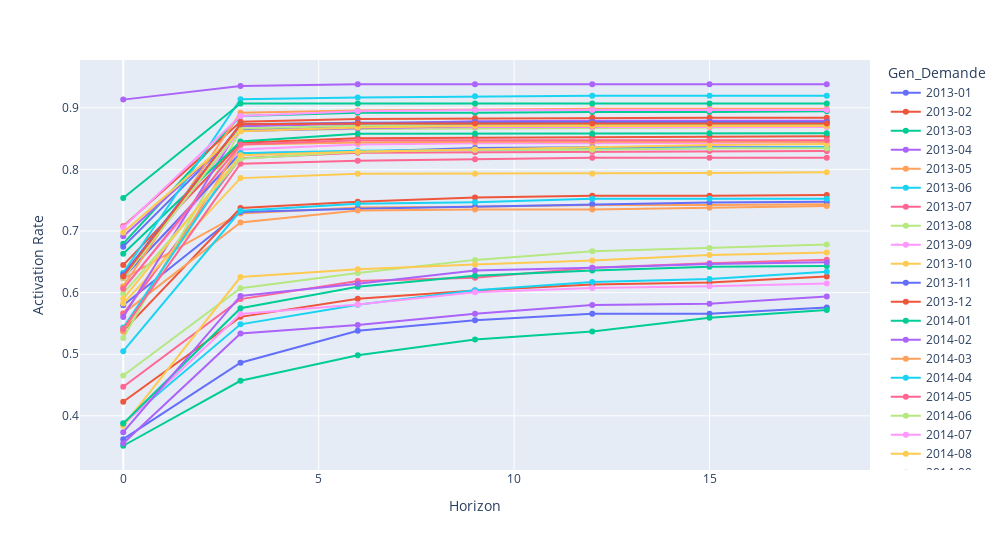

The notebook cell saved with this chart:
### Markdown cell above
### Par génération

### Code cell
plot_gen_horizon(df, gen="Gen_Demande", horizon="Horizon_Activ", x_axis="g")

### Figure 1 — Plotly figure (JSON) as saved in the notebook; plotly's stock layout.template omitted (floating-point values rounded to 4 significant figures)
{"data": [{"hovertemplate": "Gen_Demande=2013-01<br>Horizon=%{x}<br>Activation Rate=%{y}<extra></extra>", "legendgroup": "2013-01", "line": {"color": "#636efa", "dash": "solid"}, "marker": {"symbol": "circle"}, "mode": "lines+markers", "name": "2013-01", "orientation": "v", "showlegend": true, "type": "scatter", "x": [0, 3, 6, 9, 12, 15, 18], "xaxis": "x", "y": [0.3621, 0.4862, 0.5379, 0.5552, 0.5655, 0.5655, 0.5759], "yaxis": "y"}, {"hovertemplate": "Gen_Demande=2013-02<br>Horizon=%{x}<br>Activation Rate=%{y}<extra></extra>", "legendgroup": "2013-02", "line": {"color": "#EF553B", "dash": "solid"}, "marker": {"symbol": "circle"}, "mode": "lines+markers", "name": "2013-02", "orientation": "v", "showlegend": true, "type": "scatter", "x": [0, 3, 6, 9, 12, 15, 18], "xaxis": "x", "y": [0.423, 0.5607, 0.5902, 0.6033, 0.6131, 0.6164, 0.6262], "yaxis": "y"}, {"hovertemplate": "Gen_Demande=2013-03<br>Horizon=%{x}<br>Activation Rate=%{y}<extra></extra>", "legendgroup": "2013-03", "line": {"color": "#00cc96", "dash": "solid"}, "marker": {"symbol": "circle"}, "mode": "lines+markers", "name": "2013-03", "orientation": "v", "showlegend": true, "type": "scatter", "x": [0, 3, 6, 9, 12, 15, 18], "xaxis": "x", "y": [0.3514, 0.4569, 0.4984, 0.524, 0.5367, 0.5591, 0.5719], "yaxis": "y"}, {"hovertemplate": "Gen_Demande=2013-04<br>Horizon=%{x}<br>Activation Rate=%{y}<extra></extra>", "legendgroup": "2013-04", "line": {"color": "#ab63fa", "dash": "solid"}, "marker": {"symbol": "circle"}, "mode": "lines+markers", "name": "2013-04", "orientation": "v", "showlegend": true, "type": "scatter", "x": [0, 3, 6, 9, 12, 15, 18], "xaxis": "x", "y": [0.3557, 0.5335, 0.5473, 0.5658, 0.5797, 0.582, 0.5935], "yaxis": "y"}, {"hovertemplate": "Gen_Demande=2013-05<br>Horizon=%{x}<br>Activation Rate=%{y}<extra></extra>", "legendgroup": "2013-05", "line": {"color": "#FFA15A", "dash": "solid"}, "marker": {"symbol": "circle"}, "mode": "lines+markers", "name": "2013-05", "orientation": "v", "showlegend": true, "type": "scatter", "x": [0, 3, 6, 9, 12, 15, 18], "xaxis": "x", "y": [0.6228, 0.7284, 0.738, 0.7394, 0.7421, 0.7421, 0.7435], "yaxis": "y"}, {"hovertemplate": "Gen_Demande=2013-06<br>Horizon=%{x}<br>Activation Rate=%{y}<extra></extra>", "legendgroup": "2013-06", "line": {"color": "#19d3f3", "dash": "solid"}, "marker": {"symbol": "circle"}, "mode": "lines+markers", "name": "2013-06", "orientation": "v", "showlegend": true, "type": "scatter", "x": [0, 3, 6, 9, 12, 15, 18], "xaxis": "x", "y": [0.388, 0.5485, 0.5803, 0.6037, 0.6171, 0.6221, 0.6338], "yaxis": "y"}, {"hovertemplate": "Gen_Demande=2013-07<br>Horizon=%{x}<br>Activation Rate=%{y}<extra></extra>", "legendgroup": "2013-07", "line": {"color": "#FF6692", "dash": "solid"}, "marker": {"symbol": "circle"}, "mode": "lines+markers", "name": "2013-07", "orientation": "v", "showlegend": true, "type": "scatter", "x": [0, 3, 6, 9, 12, 15, 18], "xaxis": "x", "y": [0.4471, 0.5894, 0.6186, 0.6241, 0.6405, 0.6478, 0.6533], "yaxis": "y"}, {"hovertemplate": "Gen_Demande=2013-08<br>Horizon=%{x}<br>Activation Rate=%{y}<extra></extra>", "legendgroup": "2013-08", "line": {"color": "#B6E880", "dash": "solid"}, "marker": {"symbol": "circle"}, "mode": "lines+markers", "name": "2013-08", "orientation": "v", "showlegend": true, "type": "scatter", "x": [0, 3, 6, 9, 12, 15, 18], "xaxis": "x", "y": [0.4655, 0.6071, 0.6319, 0.6531, 0.6673, 0.6726, 0.6779], "yaxis": "y"}, {"hovertemplate": "Gen_Demande=2013-09<br>Horizon=%{x}<br>Activation Rate=%{y}<extra></extra>", "legendgroup": "2013-09", "line": {"color": "#FF97FF", "dash": "solid"}, "marker": {"symbol": "circle"}, "mode": "lines+markers", "name": "2013-09", "orientation": "v", "showlegend": true, "type": "scatter", "x": [0, 3, 6, 9, 12, 15, 18], "xaxis": "x", "y": [0.3854, 0.5654, 0.5809, 0.6006, 0.6076, 0.6104, 0.6146], "yaxis": "y"}, {"hovertemplate": "Gen_Demande=2013-10<br>Horizon=%{x}<br>Activation Rate=%{y}<extra></extra>", "legendgroup": "2013-10", "line": {"color": "#FECB52", "dash": "solid"}, "marker": {"symbol": "circle"}, "mode": "lines+markers", "name": "2013-10", "orientation": "v", "showlegend": true, "type": "scatter", "x": [0, 3, 6, 9, 12, 15, 18], "xaxis": "x", "y": [0.3838, 0.6252, 0.638, 0.6457, 0.6521, 0.6611, 0.665], "yaxis": "y"}, {"hovertemplate": "Gen_Demande=2013-11<br>Horizon=%{x}<br>Activation Rate=%{y}<extra></extra>", "legendgroup": "2013-11", "line": {"color": "#636efa", "dash": "solid"}, "marker": {"symbol": "circle"}, "mode": "lines+markers", "name": "2013-11", "orientation": "v", "showlegend": true, "type": "scatter", "x": [0, 3, 6, 9, 12, 15, 18], "xaxis": "x", "y": [0.5795, 0.7307, 0.7362, 0.7395, 0.7439, 0.7461, 0.7472], "yaxis": "y"}, {"hovertemplate": "Gen_Demande=2013-12<br>Horizon=%{x}<br>Activation Rate=%{y}<extra></extra>", "legendgroup": "2013-12", "line": {"color": "#EF553B", "dash": "solid"}, "marker": {"symbol": "circle"}, "mode": "lines+markers", "name": "2013-12", "orientation": "v", "showlegend": true, "type": "scatter", "x": [0, 3, 6, 9, 12, 15, 18], "xaxis": "x", "y": [0.5379, 0.7372, 0.7474, 0.7543, 0.757, 0.757, 0.7584], "yaxis": "y"}, {"hovertemplate": "Gen_Demande=2014-01<br>Horizon=%{x}<br>Activation Rate=%{y}<extra></extra>", "legendgroup": "2014-01", "line": {"color": "#00cc96", "dash": "solid"}, "marker": {"symbol": "circle"}, "mode": "lines+markers", "name": "2014-01", "orientation": "v", "showlegend": true, "type": "scatter", "x": [0, 3, 6, 9, 12, 15, 18], "xaxis": "x", "y": [0.3874, 0.5746, 0.6096, 0.6272, 0.636, 0.6418, 0.6433], "yaxis": "y"}, {"hovertemplate": "Gen_Demande=2014-02<br>Horizon=%{x}<br>Activation Rate=%{y}<extra></extra>", "legendgroup": "2014-02", "line": {"color": "#ab63fa", "dash": "solid"}, "marker": {"symbol": "circle"}, "mode": "lines+markers", "name": "2014-02", "orientation": "v", "showlegend": true, "type": "scatter", "x": [0, 3, 6, 9, 12, 15, 18], "xaxis": "x", "y": [0.3735, 0.5945, 0.6143, 0.6357, 0.6402, 0.6463, 0.6494], "yaxis": "y"}, {"hovertemplate": "Gen_Demande=2014-03<br>Horizon=%{x}<br>Activation Rate=%{y}<extra></extra>", "legendgroup": "2014-03", "line": {"color": "#FFA15A", "dash": "solid"}, "marker": {"symbol": "circle"}, "mode": "lines+markers", "name": "2014-03", "orientation": "v", "showlegend": true, "type": "scatter", "x": [0, 3, 6, 9, 12, 15, 18], "xaxis": "x", "y": [0.5663, 0.7139, 0.7332, 0.7347, 0.7347, 0.7377, 0.7407], "yaxis": "y"}, {"hovertemplate": "Gen_Demande=2014-04<br>Horizon=%{x}<br>Activation Rate=%{y}<extra></extra>", "legendgroup": "2014-04", "line": {"color": "#19d3f3", "dash": "solid"}, "marker": {"symbol": "circle"}, "mode": "lines+markers", "name": "2014-04", "orientation": "v", "showlegend": true, "type": "scatter", "x": [0, 3, 6, 9, 12, 15, 18], "xaxis": "x", "y": [0.505, 0.7327, 0.744, 0.7468, 0.7525, 0.7525, 0.7525], "yaxis": "y"}, {"hovertemplate": "Gen_Demande=2014-05<br>Horizon=%{x}<br>Activation Rate=%{y}<extra></extra>", "legendgroup": "2014-05", "line": {"color": "#FF6692", "dash": "solid"}, "marker": {"symbol": "circle"}, "mode": "lines+markers", "name": "2014-05", "orientation": "v", "showlegend": true, "type": "scatter", "x": [0, 3, 6, 9, 12, 15, 18], "xaxis": "x", "y": [0.5656, 0.818, 0.8268, 0.8278, 0.8288, 0.8297, 0.8297], "yaxis": "y"}, {"hovertemplate": "Gen_Demande=2014-06<br>Horizon=%{x}<br>Activation Rate=%{y}<extra></extra>", "legendgroup": "2014-06", "line": {"color": "#B6E880", "dash": "solid"}, "marker": {"symbol": "circle"}, "mode": "lines+markers", "name": "2014-06", "orientation": "v", "showlegend": true, "type": "scatter", "x": [0, 3, 6, 9, 12, 15, 18], "xaxis": "x", "y": [0.5262, 0.8626, 0.8656, 0.8667, 0.8667, 0.8677, 0.8687], "yaxis": "y"}, {"hovertemplate": "Gen_Demande=2014-07<br>Horizon=%{x}<br>Activation Rate=%{y}<extra></extra>", "legendgroup": "2014-07", "line": {"color": "#FF97FF", "dash": "solid"}, "marker": {"symbol": "circle"}, "mode": "lines+markers", "name": "2014-07", "orientation": "v", "showlegend": true, "type": "scatter", "x": [0, 3, 6, 9, 12, 15, 18], "xaxis": "x", "y": [0.6071, 0.8324, 0.8402, 0.8424, 0.8424, 0.8435, 0.8435], "yaxis": "y"}, {"hovertemplate": "Gen_Demande=2014-08<br>Horizon=%{x}<br>Activation Rate=%{y}<extra></extra>", "legendgroup": "2014-08", "line": {"color": "#FECB52", "dash": "solid"}, "marker": {"symbol": "circle"}, "mode": "lines+markers", "name": "2014-08", "orientation": "v", "showlegend": true, "type": "scatter", "x": [0, 3, 6, 9, 12, 15, 18], "xaxis": "x", "y": [0.5822, 0.7858, 0.7929, 0.7929, 0.7929, 0.7941, 0.7953], "yaxis": "y"}, {"hovertemplate": "Gen_Demande=2014-09<br>Horizon=%{x}<br>Activation Rate=%{y}<extra></extra>", "legendgroup": "2014-09", "line": {"color": "#636efa", "dash": "solid"}, "marker": {"symbol": "circle"}, "mode": "lines+markers", "name": "2014-09", "orientation": "v", "showlegend": true, "type": "scatter", "x": [0, 3, 6, 9, 12, 15, 18], "xaxis": "x", "y": [0.6245, 0.8262, 0.8287, 0.8348, 0.836, 0.836, 0.836], "yaxis": "y"}, {"hovertemplate": "Gen_Demande=2014-10<br>Horizon=%{x}<br>Activation Rate=%{y}<extra></extra>", "legendgroup": "2014-10", "line": {"color": "#EF553B", "dash": "solid"}, "marker": {"symbol": "circle"}, "mode": "lines+markers", "name": "2014-10", "orientation": "v", "showlegend": true, "type": "scatter", "x": [0, 3, 6, 9, 12, 15, 18], "xaxis": "x", "y": [0.6446, 0.8431, 0.8506, 0.8517, 0.8527, 0.8538, 0.8538], "yaxis": "y"}, {"hovertemplate": "Gen_Demande=2014-11<br>Horizon=%{x}<br>Activation Rate=%{y}<extra></extra>", "legendgroup": "2014-11", "line": {"color": "#00cc96", "dash": "solid"}, "marker": {"symbol": "circle"}, "mode": "lines+markers", "name": "2014-11", "orientation": "v", "showlegend": true, "type": "scatter", "x": [0, 3, 6, 9, 12, 15, 18], "xaxis": "x", "y": [0.6794, 0.8865, 0.8918, 0.8918, 0.8931, 0.8931, 0.8945], "yaxis": "y"}, {"hovertemplate": "Gen_Demande=2014-12<br>Horizon=%{x}<br>Activation Rate=%{y}<extra></extra>", "legendgroup": "2014-12", "line": {"color": "#ab63fa", "dash": "solid"}, "marker": {"symbol": "circle"}, "mode": "lines+markers", "name": "2014-12", "orientation": "v", "showlegend": true, "type": "scatter", "x": [0, 3, 6, 9, 12, 15, 18], "xaxis": "x", "y": [0.5603, 0.8701, 0.874, 0.8779, 0.8789, 0.8789, 0.8789], "yaxis": "y"}, {"hovertemplate": "Gen_Demande=2015-01<br>Horizon=%{x}<br>Activation Rate=%{y}<extra></extra>", "legendgroup": "2015-01", "line": {"color": "#FFA15A", "dash": "solid"}, "marker": {"symbol": "circle"}, "mode": "lines+markers", "name": "2015-01", "orientation": "v", "showlegend": true, "type": "scatter", "x": [0, 3, 6, 9, 12, 15, 18], "xaxis": "x", "y": [0.5365, 0.8405, 0.8435, 0.845, 0.845, 0.845, 0.845], "yaxis": "y"}, {"hovertemplate": "Gen_Demande=2015-02<br>Horizon=%{x}<br>Activation Rate=%{y}<extra></extra>", "legendgroup": "2015-02", "line": {"color": "#19d3f3", "dash": "solid"}, "marker": {"symbol": "circle"}, "mode": "lines+markers", "name": "2015-02", "orientation": "v", "showlegend": true, "type": "scatter", "x": [0, 3, 6, 9, 12, 15, 18], "xaxis": "x", "y": [0.5434, 0.8262, 0.8303, 0.8317, 0.8331, 0.8345, 0.8359], "yaxis": "y"}, {"hovertemplate": "Gen_Demande=2015-03<br>Horizon=%{x}<br>Activation Rate=%{y}<extra></extra>", "legendgroup": "2015-03", "line": {"color": "#FF6692", "dash": "solid"}, "marker": {"symbol": "circle"}, "mode": "lines+markers", "name": "2015-03", "orientation": "v", "showlegend": true, "type": "scatter", "x": [0, 3, 6, 9, 12, 15, 18], "xaxis": "x", "y": [0.541, 0.8091, 0.814, 0.8164, 0.8188, 0.8188, 0.8188], "yaxis": "y"}, {"hovertemplate": "Gen_Demande=2015-04<br>Horizon=%{x}<br>Activation Rate=%{y}<extra></extra>", "legendgroup": "2015-04", "line": {"color": "#B6E880", "dash": "solid"}, "marker": {"symbol": "circle"}, "mode": "lines+markers", "name": "2015-04", "orientation": "v", "showlegend": true, "type": "scatter", "x": [0, 3, 6, 9, 12, 15, 18], "xaxis": "x", "y": [0.5987, 0.8173, 0.8285, 0.8318, 0.8318, 0.8341, 0.8341], "yaxis": "y"}, {"hovertemplate": "Gen_Demande=2015-05<br>Horizon=%{x}<br>Activation Rate=%{y}<extra></extra>", "legendgroup": "2015-05", "line": {"color": "#FF97FF", "dash": "solid"}, "marker": {"symbol": "circle"}, "mode": "lines+markers", "name": "2015-05", "orientation": "v", "showlegend": true, "type": "scatter", "x": [0, 3, 6, 9, 12, 15, 18], "xaxis": "x", "y": [0.6247, 0.8632, 0.8671, 0.8686, 0.8686, 0.8686, 0.8686], "yaxis": "y"}, {"hovertemplate": "Gen_Demande=2015-06<br>Horizon=%{x}<br>Activation Rate=%{y}<extra></extra>", "legendgroup": "2015-06", "line": {"color": "#FECB52", "dash": "solid"}, "marker": {"symbol": "circle"}, "mode": "lines+markers", "name": "2015-06", "orientation": "v", "showlegend": true, "type": "scatter", "x": [0, 3, 6, 9, 12, 15, 18], "xaxis": "x", "y": [0.5898, 0.823, 0.8285, 0.8321, 0.8348, 0.8394, 0.8412], "yaxis": "y"}, {"hovertemplate": "Gen_Demande=2015-07<br>Horizon=%{x}<br>Activation Rate=%{y}<extra></extra>", "legendgroup": "2015-07", "line": {"color": "#636efa", "dash": "solid"}, "marker": {"symbol": "circle"}, "mode": "lines+markers", "name": "2015-07", "orientation": "v", "showlegend": true, "type": "scatter", "x": [0, 3, 6, 9, 12, 15, 18], "xaxis": "x", "y": [0.6746, 0.8649, 0.8708, 0.8728, 0.8738, 0.8748, 0.8748], "yaxis": "y"}, {"hovertemplate": "Gen_Demande=2015-08<br>Horizon=%{x}<br>Activation Rate=%{y}<extra></extra>", "legendgroup": "2015-08", "line": {"color": "#EF553B", "dash": "solid"}, "marker": {"symbol": "circle"}, "mode": "lines+markers", "name": "2015-08", "orientation": "v", "showlegend": true, "type": "scatter", "x": [0, 3, 6, 9, 12, 15, 18], "xaxis": "x", "y": [0.7076, 0.8773, 0.8817, 0.8828, 0.8839, 0.8839, 0.8839], "yaxis": "y"}, {"hovertemplate": "Gen_Demande=2015-09<br>Horizon=%{x}<br>Activation Rate=%{y}<extra></extra>", "legendgroup": "2015-09", "line": {"color": "#00cc96", "dash": "solid"}, "marker": {"symbol": "circle"}, "mode": "lines+markers", "name": "2015-09", "orientation": "v", "showlegend": true, "type": "scatter", "x": [0, 3, 6, 9, 12, 15, 18], "xaxis": "x", "y": [0.6629, 0.8454, 0.8577, 0.8577, 0.8577, 0.8588, 0.8588], "yaxis": "y"}, {"hovertemplate": "Gen_Demande=2015-10<br>Horizon=%{x}<br>Activation Rate=%{y}<extra></extra>", "legendgroup": "2015-10", "line": {"color": "#ab63fa", "dash": "solid"}, "marker": {"symbol": "circle"}, "mode": "lines+markers", "name": "2015-10", "orientation": "v", "showlegend": true, "type": "scatter", "x": [0, 3, 6, 9, 12, 15, 18], "xaxis": "x", "y": [0.6915, 0.8624, 0.8668, 0.8701, 0.8701, 0.8724, 0.8724], "yaxis": "y"}, {"hovertemplate": "Gen_Demande=2015-11<br>Horizon=%{x}<br>Activation Rate=%{y}<extra></extra>", "legendgroup": "2015-11", "line": {"color": "#FFA15A", "dash": "solid"}, "marker": {"symbol": "circle"}, "mode": "lines+markers", "name": "2015-11", "orientation": "v", "showlegend": true, "type": "scatter", "x": [0, 3, 6, 9, 12, 15, 18], "xaxis": "x", "y": [0.6104, 0.8919, 0.8955, 0.8974, 0.8983, 0.8983, 0.8983], "yaxis": "y"}, {"hovertemplate": "Gen_Demande=2015-12<br>Horizon=%{x}<br>Activation Rate=%{y}<extra></extra>", "legendgroup": "2015-12", "line": {"color": "#19d3f3", "dash": "solid"}, "marker": {"symbol": "circle"}, "mode": "lines+markers", "name": "2015-12", "orientation": "v", "showlegend": true, "type": "scatter", "x": [0, 3, 6, 9, 12, 15, 18], "xaxis": "x", "y": [0.6322, 0.9137, 0.9168, 0.9185, 0.9194, 0.9194, 0.9194], "yaxis": "y"}, {"hovertemplate": "Gen_Demande=2016-01<br>Horizon=%{x}<br>Activation Rate=%{y}<extra></extra>", "legendgroup": "2016-01", "line": {"color": "#FF6692", "dash": "solid"}, "marker": {"symbol": "circle"}, "mode": "lines+markers", "name": "2016-01", "orientation": "v", "showlegend": true, "type": "scatter", "x": [0, 3, 6, 9, 12, 15, 18], "xaxis": "x", "y": [0.6062, 0.8405, 0.8471, 0.8471, 0.8471, 0.8471, 0.8471], "yaxis": "y"}, {"hovertemplate": "Gen_Demande=2016-02<br>Horizon=%{x}<br>Activation Rate=%{y}<extra></extra>", "legendgroup": "2016-02", "line": {"color": "#B6E880", "dash": "solid"}, "marker": {"symbol": "circle"}, "mode": "lines+markers", "name": "2016-02", "orientation": "v", "showlegend": true, "type": "scatter", "x": [0, 3, 6, 9, 12, 15, 18], "xaxis": "x", "y": [0.6236, 0.8665, 0.8707, 0.8717, 0.8728, 0.8728, 0.8728], "yaxis": "y"}, {"hovertemplate": "Gen_Demande=2016-03<br>Horizon=%{x}<br>Activation Rate=%{y}<extra></extra>", "legendgroup": "2016-03", "line": {"color": "#FF97FF", "dash": "solid"}, "marker": {"symbol": "circle"}, "mode": "lines+markers", "name": "2016-03", "orientation": "v", "showlegend": true, "type": "scatter", "x": [0, 3, 6, 9, 12, 15, 18], "xaxis": "x", "y": [0.7061, 0.8866, 0.8945, 0.8964, 0.8964, 0.8964, 0.8964], "yaxis": "y"}, {"hovertemplate": "Gen_Demande=2016-04<br>Horizon=%{x}<br>Activation Rate=%{y}<extra></extra>", "legendgroup": "2016-04", "line": {"color": "#FECB52", "dash": "solid"}, "marker": {"symbol": "circle"}, "mode": "lines+markers", "name": "2016-04", "orientation": "v", "showlegend": true, "type": "scatter", "x": [0, 3, 6, 9, 12, 15, 18], "xaxis": "x", "y": [0.6977, 0.862, 0.8679, 0.8704, 0.8704, 0.8704, 0.8704], "yaxis": "y"}, {"hovertemplate": "Gen_Demande=2016-05<br>Horizon=%{x}<br>Activation Rate=%{y}<extra></extra>", "legendgroup": "2016-05", "line": {"color": "#636efa", "dash": "solid"}, "marker": {"symbol": "circle"}, "mode": "lines+markers", "name": "2016-05", "orientation": "v", "showlegend": true, "type": "scatter", "x": [0, 3, 6, 9, 12, 15, 18], "xaxis": "x", "y": [0.6292, 0.8732, 0.8756, 0.8768, 0.8768, 0.8768, 0.8768], "yaxis": "y"}, {"hovertemplate": "Gen_Demande=2016-06<br>Horizon=%{x}<br>Activation Rate=%{y}<extra></extra>", "legendgroup": "2016-06", "line": {"color": "#EF553B", "dash": "solid"}, "marker": {"symbol": "circle"}, "mode": "lines+markers", "name": "2016-06", "orientation": "v", "showlegend": true, "type": "scatter", "x": [0, 3, 6, 9, 12, 15, 18], "xaxis": "x", "y": [0.6262, 0.8734, 0.8742, 0.8742, 0.8742, 0.8742, 0.8742], "yaxis": "y"}, {"hovertemplate": "Gen_Demande=2016-07<br>Horizon=%{x}<br>Activation Rate=%{y}<extra></extra>", "legendgroup": "2016-07", "line": {"color": "#00cc96", "dash": "solid"}, "marker": {"symbol": "circle"}, "mode": "lines+markers", "name": "2016-07", "orientation": "v", "showlegend": true, "type": "scatter", "x": [0, 3, 6, 9, 12, 15, 18], "xaxis": "x", "y": [0.7535, 0.907, 0.907, 0.907, 0.907, 0.907, 0.907], "yaxis": "y"}, {"hovertemplate": "Gen_Demande=2016-08<br>Horizon=%{x}<br>Activation Rate=%{y}<extra></extra>", "legendgroup": "2016-08", "line": {"color": "#ab63fa", "dash": "solid"}, "marker": {"symbol": "circle"}, "mode": "lines+markers", "name": "2016-08", "orientation": "v", "showlegend": true, "type": "scatter", "x": [0, 3, 6, 9, 12, 15, 18], "xaxis": "x", "y": [0.9132, 0.9351, 0.9381, 0.9381, 0.9381, 0.9381, 0.9381], "yaxis": "y"}], "layout": {"height": 550, "legend": {"title": {"text": "Gen_Demande"}, "tracegroupgap": 0}, "margin": {"t": 60}, "width": 1000, "xaxis": {"anchor": "y", "domain": [0, 1], "title": {"text": "Horizon"}}, "yaxis": {"anchor": "x", "domain": [0, 1], "title": {"text": "Activation Rate"}}}}
